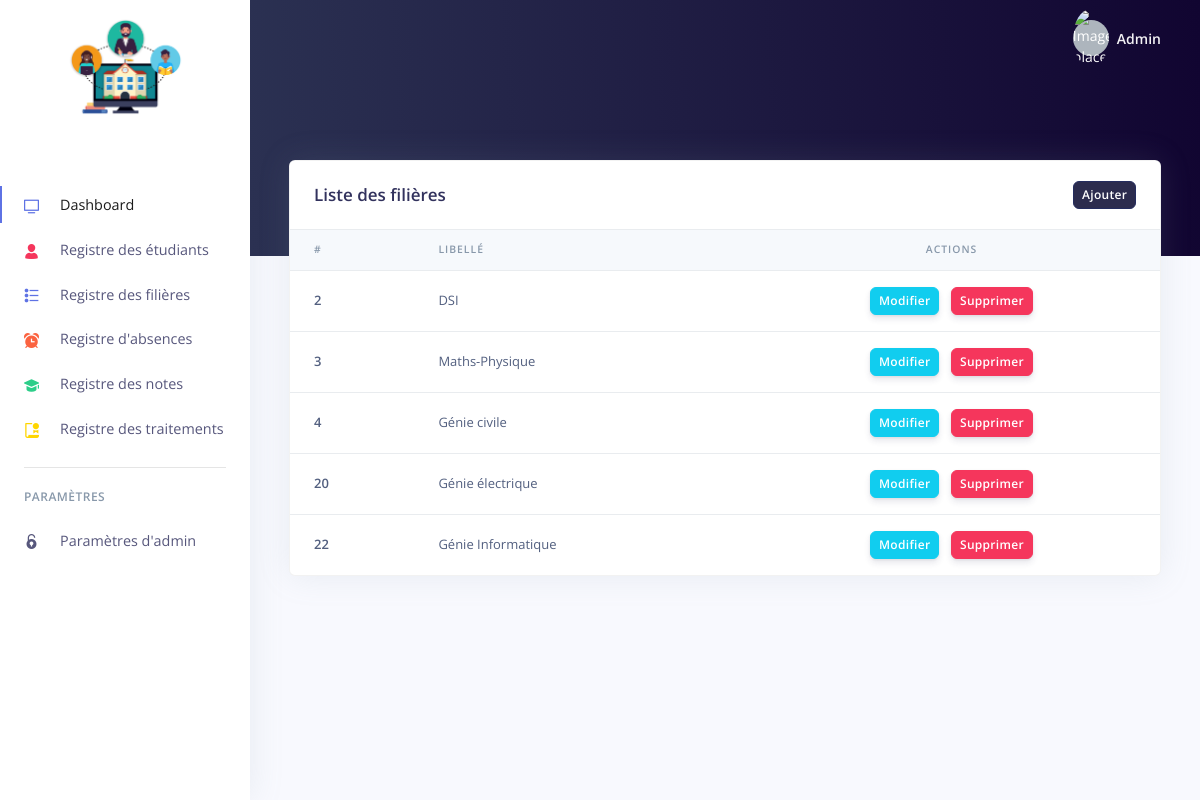
Page /filieresmanager.php (signed in) on the committed database.
### tables this page shows
CREATE TABLE `filiere` (
  `idFiliere` int(11) NOT NULL,
  `libelle` varchar(100) NOT NULL
);

### codes/config.php (called while the page is built, shortened)
<?php
	  if(isset($_SESSION["admin"])){
	  $adminid = $_SESSION["admin"];
	}
	else{
		$adminid="";
	}
	?>

### inc/admin.php (called while the page is built, shortened)
<?php
	function GetAdmin($conn,$aid)
	{
		$sqlq = mysqli_query($conn,"SELECT * FROM `admins` WHERE `aid`=$aid");
        $rowadmins =mysqli_fetch_array($sqlq);
		$admins['name'] = $rowadmins['name'];
		$admins['email'] = $rowadmins['email'];
		$admins['password'] = $rowadmins['password'];
		$admins['created'] = $rowadmins['created'];
		$admins['status'] = $rowadmins['status'];
		return $admins;
	}
?>

### filieresmanager.php (the view, shortened to what this page needs)
<?php include('header.php');
 ?>
  <div class="header bg-gradient-primary pb-8 pt-5 pt-md-8">
    </div>
<div class="container-fluid mt--7">
      <div class="row">
        <div class="col">
         <div class="card shadow">
            <div class="card-header border-0">
              <div class="row align-items-center">
                <div class="col">
                  <h3 class="mb-0">Liste des filières</h3>
                </div>
                <div class="col text-right">
                  <a href="#" data-toggle="modal" data-target="#newfiliere" class="btn btn-sm btn-primary">Ajouter</a>
                </div>
              </div>
            </div>
            <div class="table-responsive">
              <table class="table align-items-center table-flush">
                <thead class="thead-light">
                  <tr>
                    <th scope="col">#</th>
                    <th scope="col">Libellé</th>
                    <th scope="col" class="text-center">Actions</th>
                  </tr>
                </thead>
                <tbody>
                  <?php
                    $sql="SELECT * FROM `filiere`";
                    $result=mysqli_query($conn,$sql);
                    while($row=mysqli_fetch_assoc($result)){
                  ?>
                  <tr>
                    <th scope="row">
                     <?php echo $row["idFiliere"]  ?>
                    </th>
                    <td>
                      <?php echo $row["libelle"]  ?>
                    </td>
                    <td class="text-center">
                      <a class="btn btn-sm btn-info" href="update_filiere.php?filiereid=<?php echo $row['idFiliere']; ?>">Modifier</a>
                      <a href="?suppid=<?php echo $row['idFiliere']; ?>" class="btn btn-sm btn-danger"  onclick="return confirm('Voulez-vous supprimer cet filière ?');">Supprimer</a>
                    </td>
                  </tr>
                <?php } ?>
<?php include('footer.php'); ?>

### header.php (shortened to what this page needs)
<?php
      include('inc/admin.php');
      include('codes/config.php');
      $udata = GetAdmin($conn,$adminid);
      ?>
<!DOCTYPE html>
<html lang="en">
<head>
  <link href="./assets/js/plugins/nucleo/css/nucleo.css" rel="stylesheet" />
  <link href="./assets/js/plugins/@fortawesome/fontawesome-free/css/all.min.css" rel="stylesheet" />
  <link href="./assets/css/argon-dashboard.css?v=1.1.0" rel="stylesheet" />
</head>
<body class="">
  <nav class="navbar navbar-vertical fixed-left navbar-expand-md navbar-light bg-white" id="sidenav-main">
    <div class="container-fluid">
      <a class="navbar-brand pt-0" href="dashboard">
        <img src="./assets/img/brand/school.png" class="navbar-brand-img" alt="..." style="max-height: 9rem; max-width: 64%;">
      </a>
      <div class="collapse navbar-collapse" id="sidenav-collapse-main">
        <ul class="navbar-nav">
          <li class="nav-item  active">
          <a class=" nav-link active " href="dashboard"> <i class="ni ni-tv-2 text-primary"></i> Dashboard
            </a>
          </li>
          <li class="nav-item">
            <a class="nav-link " href="etudiantsmanager">
              <i class="ni ni-single-02 text-red"></i> Registre des étudiants
            </a>
          </li>
          <li class="nav-item">
            <a class="nav-link " href="filieresmanager">
              <i class="ni ni-bullet-list-67 text-blue"></i>  Registre des filières
            </a>
          </li>
          <li class="nav-item">
            <a class="nav-link " href="absencesmanager">
              <i class="ni ni-time-alarm text-orange"></i>  Registre d'absences
            </a>
          </li>
         <li class="nav-item">
            <a class="nav-link " href="moyennemanager">
              <i class="ni ni-hat-3 text-success"></i>  Registre des notes
            </a>
          </li>
           <li class="nav-item">
            <a class="nav-link " href="traitementmanager">
              <i class="ni ni-paper-diploma text-yellow"></i> Registre des traitements
            </a>
          </li>
        </ul>
        <hr class="my-3">
        <h6 class="navbar-heading text-muted">Paramètres</h6>
        <ul class="navbar-nav mb-md-3">
          <li class="nav-item">
            <a class="nav-link" href="adminmanager">
              <i class="ni ni-lock-circle-open"></i> Paramètres d'admin
            </a>
          </li>
        </ul>
      </div>
    </div>
  </nav>
 <div class="main-content">
    <nav class="navbar navbar-top navbar-expand-md navbar-dark" id="navbar-main">
      <div class="container-fluid">
        <ul class="navbar-nav align-items-center d-none d-md-flex">
          <li class="nav-item dropdown">
            <a class="nav-link pr-0" href="#" role="button" data-toggle="dropdown" aria-haspopup="true" aria-expanded="false">
              <div class="media align-items-center">
                <span class="avatar avatar-sm rounded-circle">
                  <img alt="Image placeholder" src="./assets/img/theme/admin.jpg">
                </span>
                <div class="media-body ml-2 d-none d-lg-block">
                  <span class="mb-0 text-sm  font-weight-bold"><?php echo $udata['name']; ?></span>
                </div>
              </div>
            </a>
          </li>
        </ul>
      </div>
    </nav>

### rows in the picture
filiere: idFiliere "2", libelle "DSI"
filiere: idFiliere "3", libelle "Maths-Physique"
filiere: idFiliere "4", libelle "Génie civile"
filiere: idFiliere "20", libelle "Génie électrique"
filiere: idFiliere "22", libelle "Génie Informatique"

### other values in the picture
$udata['name'] "Admin"
